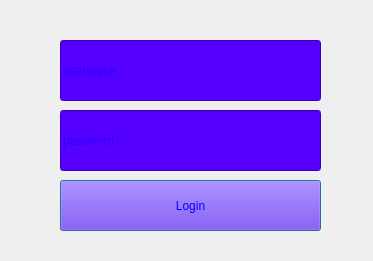
<?xml version="1.0" encoding="UTF-8"?>
<ui version="4.0">
 <class>DialogLoginClicked</class>
 <widget class="QDialog" name="DialogLoginClicked">
  <property name="geometry">
   <rect>
    <x>0</x>
    <y>0</y>
    <width>373</width>
    <height>261</height>
   </rect>
  </property>
  <property name="focusPolicy">
   <enum>Qt::StrongFocus</enum>
  </property>
  <property name="windowTitle">
   <string>Login</string>
  </property>
  <property name="windowIcon">
   <iconset resource="back.qrc">
    <normaloff>:/Recommended Source Files/Recommended Source Files/Images/mipmap-hdpi-v4/ic_launcher_round.png</normaloff>:/Recommended Source Files/Recommended Source Files/Images/mipmap-hdpi-v4/ic_launcher_round.png</iconset>
  </property>
  <property name="toolTip">
   <string>&lt;html&gt;&lt;head/&gt;&lt;body&gt;&lt;p&gt;&lt;br/&gt;&lt;/p&gt;&lt;/body&gt;&lt;/html&gt;</string>
  </property>
  <property name="whatsThis">
   <string>&lt;html&gt;&lt;head/&gt;&lt;body&gt;&lt;p&gt;&lt;br/&gt;&lt;/p&gt;&lt;/body&gt;&lt;/html&gt;</string>
  </property>
  <property name="styleSheet">
   <string notr="true">background-image: url(:/Recommended Source Files/Recommended Source Files/Images/textures/LoadingScreenBackground.png);</string>
  </property>
  <widget class="QPushButton" name="OkButton">
   <property name="geometry">
    <rect>
     <x>60</x>
     <y>180</y>
     <width>261</width>
     <height>51</height>
    </rect>
   </property>
   <property name="mouseTracking">
    <bool>true</bool>
   </property>
   <property name="styleSheet">
    <string notr="true">QPushButton{
background-color: rgb(85, 0, 255);
font: 25pt &quot;BYRIL_Sea_Battle2&quot;;
color: rgb(0, 0, 255);
}
QPushButton:hover {
 
	color: rgb(0, 85, 0);
	background-color: rgb(0, 85, 0);
}

</string>
   </property>
   <property name="inputMethodHints">
    <set>Qt::ImhNone</set>
   </property>
   <property name="text">
    <string>Login</string>
   </property>
  </widget>
  <widget class="QLineEdit" name="usernameLineEdit">
   <property name="geometry">
    <rect>
     <x>60</x>
     <y>40</y>
     <width>261</width>
     <height>61</height>
    </rect>
   </property>
   <property name="focusPolicy">
    <enum>Qt::StrongFocus</enum>
   </property>
   <property name="styleSheet">
    <string notr="true">QLineEdit{
background-color: rgb(85, 0, 255);
font: 25pt &quot;BYRIL_Sea_Battle2&quot;;
color: rgb(0, 0, 255);
}



</string>
   </property>
   <property name="text">
    <string/>
   </property>
   <property name="placeholderText">
    <string>username</string>
   </property>
  </widget>
  <widget class="QLineEdit" name="passwordLineEdit">
   <property name="geometry">
    <rect>
     <x>60</x>
     <y>110</y>
     <width>261</width>
     <height>61</height>
    </rect>
   </property>
   <property name="styleSheet">
    <string notr="true">background-color: rgb(85, 0, 255);
font: 25pt &quot;BYRIL_Sea_Battle2&quot;;
color: rgb(0, 0, 255);

</string>
   </property>
   <property name="text">
    <string/>
   </property>
   <property name="echoMode">
    <enum>QLineEdit::Password</enum>
   </property>
   <property name="placeholderText">
    <string>password</string>
   </property>
  </widget>
 </widget>
 <resources>
  <include location="back.qrc"/>
 </resources>
 <connections/>
</ui>
